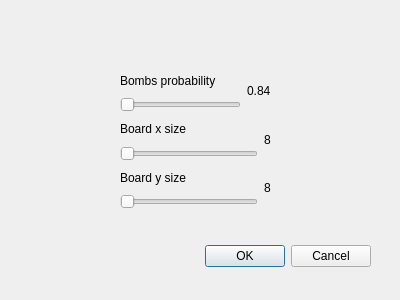
<?xml version="1.0" encoding="UTF-8"?>
<ui version="4.0">
 <class>MinesweeperStart</class>
 <widget class="QDialog" name="MinesweeperStart">
  <property name="geometry">
   <rect>
    <x>0</x>
    <y>0</y>
    <width>400</width>
    <height>300</height>
   </rect>
  </property>
  <property name="windowTitle">
   <string>Dialog</string>
  </property>
  <widget class="QDialogButtonBox" name="buttonBox">
   <property name="geometry">
    <rect>
     <x>30</x>
     <y>240</y>
     <width>341</width>
     <height>32</height>
    </rect>
   </property>
   <property name="orientation">
    <enum>Qt::Horizontal</enum>
   </property>
   <property name="standardButtons">
    <set>QDialogButtonBox::Cancel|QDialogButtonBox::Ok</set>
   </property>
  </widget>
  <widget class="QWidget" name="layoutWidget">
   <property name="geometry">
    <rect>
     <x>120</x>
     <y>70</y>
     <width>151</width>
     <height>139</height>
    </rect>
   </property>
   <layout class="QVBoxLayout" name="verticalLayout_4">
    <item>
     <layout class="QHBoxLayout" name="horizontalLayout_5">
      <item>
       <layout class="QVBoxLayout" name="verticalLayout">
        <item>
         <widget class="QLabel" name="bombsProbabilitylabel">
          <property name="text">
           <string>Bombs probability</string>
          </property>
         </widget>
        </item>
        <item>
         <widget class="QSlider" name="bombsProbabilitySlider">
          <property name="orientation">
           <enum>Qt::Horizontal</enum>
          </property>
         </widget>
        </item>
       </layout>
      </item>
      <item>
       <widget class="QLabel" name="bombsProbabilityValue">
        <property name="text">
         <string>0.84</string>
        </property>
       </widget>
      </item>
     </layout>
    </item>
    <item>
     <layout class="QHBoxLayout" name="horizontalLayout_2">
      <item>
       <layout class="QVBoxLayout" name="verticalLayout_2">
        <item>
         <widget class="QLabel" name="boardXsizelabel">
          <property name="text">
           <string>Board x size</string>
          </property>
         </widget>
        </item>
        <item>
         <widget class="QSlider" name="boardXsizeSlider">
          <property name="orientation">
           <enum>Qt::Horizontal</enum>
          </property>
         </widget>
        </item>
       </layout>
      </item>
      <item>
       <widget class="QLabel" name="boardXSizeValue">
        <property name="text">
         <string>8</string>
        </property>
       </widget>
      </item>
     </layout>
    </item>
    <item>
     <layout class="QHBoxLayout" name="horizontalLayout_4">
      <item>
       <layout class="QHBoxLayout" name="horizontalLayout_3">
        <item>
         <layout class="QVBoxLayout" name="verticalLayout_3">
          <item>
           <widget class="QLabel" name="boardYsizelabel">
            <property name="text">
             <string>Board y size</string>
            </property>
           </widget>
          </item>
          <item>
           <widget class="QSlider" name="boardYsizeSlider">
            <property name="orientation">
             <enum>Qt::Horizontal</enum>
            </property>
           </widget>
          </item>
         </layout>
        </item>
       </layout>
      </item>
      <item>
       <widget class="QLabel" name="boardYSizeValue">
        <property name="text">
         <string>8</string>
        </property>
       </widget>
      </item>
     </layout>
    </item>
   </layout>
  </widget>
 </widget>
 <resources/>
 <connections>
  <connection>
   <sender>buttonBox</sender>
   <signal>accepted()</signal>
   <receiver>MinesweeperStart</receiver>
   <slot>accept()</slot>
   <hints>
    <hint type="sourcelabel">
     <x>248</x>
     <y>254</y>
    </hint>
    <hint type="destinationlabel">
     <x>157</x>
     <y>274</y>
    </hint>
   </hints>
  </connection>
  <connection>
   <sender>buttonBox</sender>
   <signal>rejected()</signal>
   <receiver>MinesweeperStart</receiver>
   <slot>reject()</slot>
   <hints>
    <hint type="sourcelabel">
     <x>316</x>
     <y>260</y>
    </hint>
    <hint type="destinationlabel">
     <x>286</x>
     <y>274</y>
    </hint>
   </hints>
  </connection>
 </connections>
</ui>
